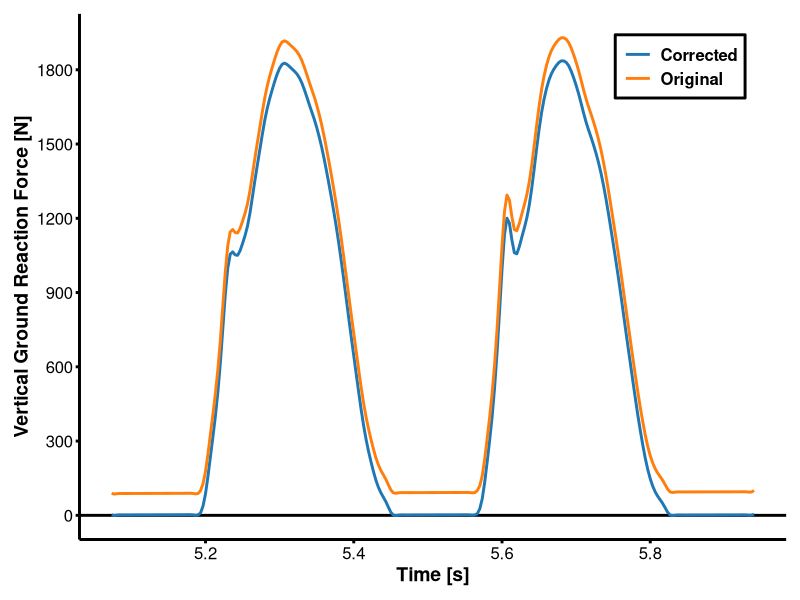

This chart was generated by the following R code: (Note: this script raises an error after producing the figure.)
library(ggplot2)
library(ggthemes)
library(viridis)

data.raw = read.csv('detrend_plots_data.csv') #exported from sample.py [force_fd] and [GRF_filt]

data.raw$t = rep(seq(0.003333333,30, 1/300),2)

head(data.raw)

ggplot(data = data.raw[data.raw$frame <1782 & data.raw$frame > 1520,]) +
  geom_abline(intercept = 0, slope = 0, lwd = 1, alpha = 1)+
  geom_line((aes(x = t, y = force, color = signal)), alpha = 1, lwd = 1)+
  scale_color_tableau(label = c('Corrected','Original'),palette = 'Classic 10')+
  scale_y_continuous('Vertical Ground Reaction Force [N]', breaks = seq(0,2000,300))+
  scale_x_continuous('Time [s]', breaks = seq(5,6,.2))+
  theme_classic()+
  theme(axis.line = element_line(size =1, color = 'black'),
        axis.ticks = element_line(size = 1, color = 'black'),
        axis.text = element_text(size = 12, color = 'black'),
        axis.title = element_text(size = 14, face = 'bold', color = 'black'),
        legend.position = c(.85,.9),
        legend.text = element_text(size = 12, face = 'bold', color = 'black'),
        legend.title = element_blank(),
        legend.key.width = unit(.3, 'in'),
        legend.background = element_rect(fill = alpha('white',0.8), size = 1, linetype = 'solid', color = 'black'),
        plot.margin = unit(c(10,10,10,10),'points'))

# ggsave('waveform.png',height = 4, width = 8, units = 'in')

data.aerial = read.csv('aerial_plots_data.csv') #exported from sample.py [aerial_means_d]
head(data.aerial)

ggplot(data = data.aerial) +
  geom_abline(intercept = 0, slope = 0, lwd = 1, alpha = 1, color = 'black')+
  geom_point((aes(y = force, x = step, color = signal)), size = 2, alpha = 1)+
  scale_y_continuous('Aerial Phase Force [N]', breaks = seq(-100,100,20))+
  scale_x_continuous('Step Number')+
  scale_color_tableau(label = c('Corrected','Original'),palette = 'Classic 10')+
  theme_classic()+
  theme(axis.line = element_line(size =1, color = 'black'),
        axis.ticks = element_line(size = 1, color = 'black'),
        axis.text = element_text(size = 12, color = 'black'),
        axis.title = element_text(size = 14, face = 'bold', color = 'black'),
        legend.position = c(.85,.85),
        legend.text = element_text(size = 12, face = 'bold', color = 'black'),
        legend.title = element_blank(),
        legend.key.width = unit(.3, 'in'),
        legend.background = element_rect(fill = alpha('white',0.8), size = 1, linetype = 'solid', color = 'black'),
        plot.margin = unit(c(10,10,10,10),'points'))

# ggsave('steps.png',height = 4, width = 8, units = 'in')


data.ex = read.csv('joss_example.csv') #exported from sample.py [force_fd] and [GRF_filt]


head(data.ex)

ggplot(data = data.ex) +
  geom_abline(intercept = 0, slope = 0, lwd = 1, alpha = 1)+
  geom_line((aes(x = time, y = force)), alpha = 1, lwd = 1)+
  scale_color_tableau(label = c('Corrected','Original'),palette = 'Classic 10')+
  scale_y_continuous('Vertical Ground Reaction Force [N]', breaks = seq(0,2000,300))+
  scale_x_continuous('Time [s]', breaks = seq(5,6,.2))+
  theme_classic()+
  theme(axis.line = element_line(size =1, color = 'black'),
        axis.ticks = element_line(size = 1, color = 'black'),
        axis.text = element_text(size = 12, color = 'black'),
        axis.title = element_text(size = 14, face = 'bold', color = 'black'),
        legend.position = c(.85,.9),
        legend.text = element_text(size = 12, face = 'bold', color = 'black'),
        legend.title = element_blank(),
        legend.key.width = unit(.3, 'in'),
        legend.background = element_rect(fill = alpha('white',0.8), size = 1, linetype = 'solid', color = 'black'),
        plot.margin = unit(c(10,10,10,10),'points'))

# ggsave('example.eps',height = 8, width = 8, units = 'in')
